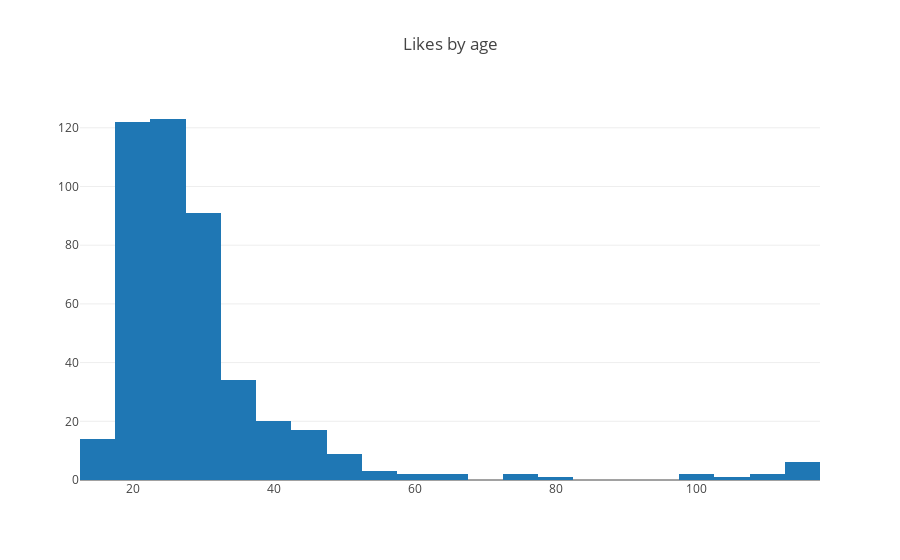

Source (notebook cell):
### Markdown cell above
### Age distribution

### Code cell
data = [go.Histogram(x=ages, nbinsx = 50)]

layout = go.Layout(title='Likes by age',)
fig = go.Figure(data=data, layout=layout)
iplot(fig)

### Figure 1 — Plotly figure (JSON) as saved in the notebook; plotly's stock layout.template omitted (floating-point values rounded to 4 significant figures; data arrays with more than 128 entries replaced by an {"elided": "..."} marker saying what was removed)
{"data": [{"nbinsx": 50, "type": "histogram", "uid": "812997a8-9a13-4bf1-a2c2-1b6c7496a7e1", "x": {"elided": "451 float values"}}], "layout": {"title": {"text": "Likes by age"}}}
